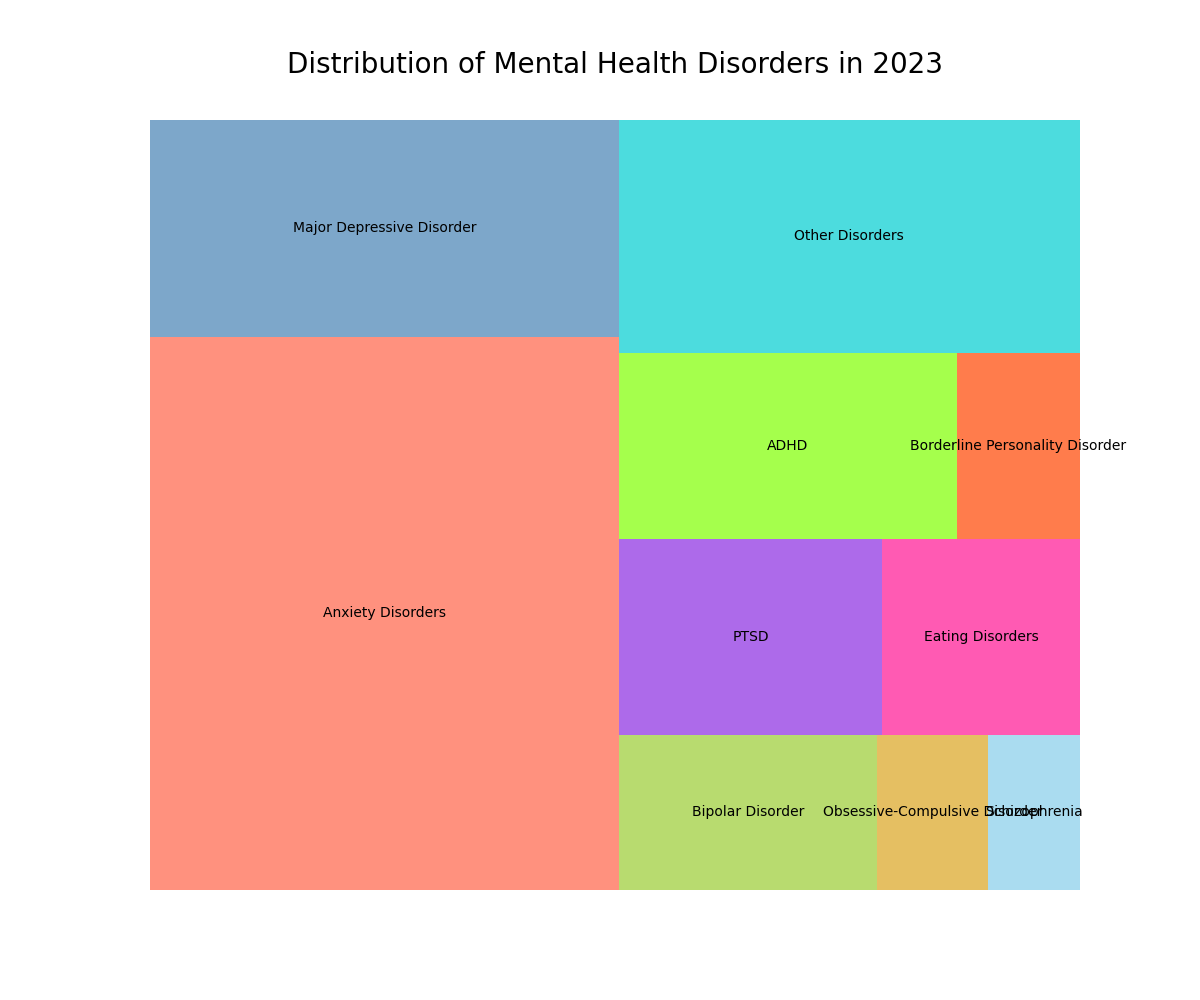

This chart was generated by the following Python code:

import matplotlib.pyplot as plt
import squarify

# Data
disorders = [
    'Anxiety Disorders', 'Major Depressive Disorder', 'Bipolar Disorder',
    'Obsessive-Compulsive Disorder', 'Schizophrenia', 'PTSD', 
    'Eating Disorders', 'ADHD', 'Borderline Personality Disorder', 
    'Other Disorders'
]
prevalence = [18.1, 7.1, 2.8, 1.2, 1.0, 3.6, 2.7, 4.4, 1.6, 7.5]
colors = [
    '#FF6347', '#4682B4', '#9ACD32', '#DAA520', '#87CEEB', '#8A2BE2', 
    '#FF1493', '#7FFF00', '#FF4500', '#00CED1'
]

# Create a figure with specified size
plt.figure(figsize=(12, 10))

# Create a treemap with the above data
squarify.plot(sizes=prevalence, label=disorders, color=colors, alpha=0.7)

# Title of the treemap
plt.title('Distribution of Mental Health Disorders in 2023', fontsize=20, y=1.05)

# Remove the axes
plt.axis('off')

# Show the plot
plt.show()
